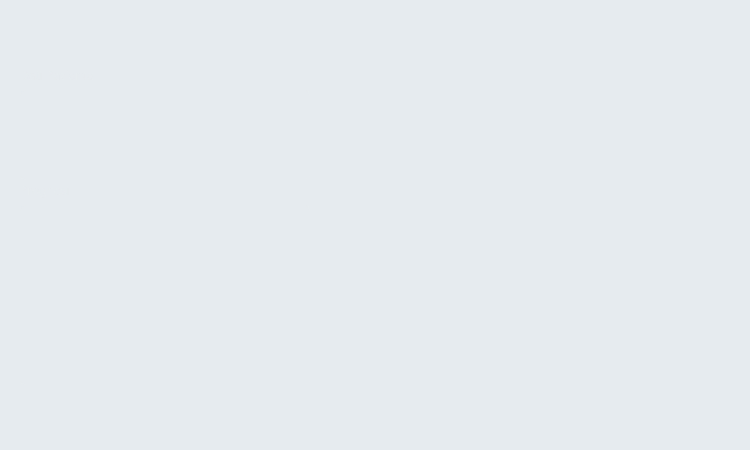
<?xml version="1.0" encoding="UTF-8"?>
<ui version="4.0">
 <class>ProntoSoccorso</class>
 <widget class="QWidget" name="ProntoSoccorso">
  <property name="geometry">
   <rect>
    <x>0</x>
    <y>0</y>
    <width>750</width>
    <height>450</height>
   </rect>
  </property>
  <property name="minimumSize">
   <size>
    <width>750</width>
    <height>450</height>
   </size>
  </property>
  <property name="maximumSize">
   <size>
    <width>750</width>
    <height>450</height>
   </size>
  </property>
  <property name="windowTitle">
   <string>Form</string>
  </property>
  <property name="styleSheet">
   <string notr="true">background-color: rgb(230, 235, 239);</string>
  </property>
  <widget class="QLabel" name="InformazioniProfilo">
   <property name="geometry">
    <rect>
     <x>10</x>
     <y>5</y>
     <width>581</width>
     <height>40</height>
    </rect>
   </property>
   <property name="font">
    <font>
     <family>Montserrat SemiBold</family>
     <pointsize>20</pointsize>
     <weight>50</weight>
     <bold>false</bold>
    </font>
   </property>
   <property name="styleSheet">
    <string notr="true">background-color: rgba(230, 235, 239,0);
color: rgb(230, 235, 239);</string>
   </property>
   <property name="text">
    <string>Info prenotazione paziente</string>
   </property>
   <property name="wordWrap">
    <bool>false</bool>
   </property>
  </widget>
  <widget class="QLabel" name="Sheda">
   <property name="geometry">
    <rect>
     <x>20</x>
     <y>90</y>
     <width>290</width>
     <height>90</height>
    </rect>
   </property>
   <property name="styleSheet">
    <string notr="true">background-color: rgba(230, 235, 239,0);
border: 1px solid rgba(230, 235, 239,0.6);
border-radius: 5px;
</string>
   </property>
   <property name="text">
    <string/>
   </property>
  </widget>
  <widget class="QLabel" name="label_3">
   <property name="geometry">
    <rect>
     <x>30</x>
     <y>140</y>
     <width>150</width>
     <height>30</height>
    </rect>
   </property>
   <property name="font">
    <font>
     <family>Montserrat Medium</family>
     <pointsize>10</pointsize>
    </font>
   </property>
   <property name="styleSheet">
    <string notr="true">background-color: rgba(0, 57, 97,0);
color: rgb(230, 235, 239);

border-radius: 6px;
   

</string>
   </property>
   <property name="text">
    <string>Codice di emergenza:</string>
   </property>
  </widget>
  <widget class="QLabel" name="Back">
   <property name="geometry">
    <rect>
     <x>0</x>
     <y>0</y>
     <width>750</width>
     <height>450</height>
    </rect>
   </property>
   <property name="font">
    <font>
     <family>Montserrat Medium</family>
     <pointsize>12</pointsize>
    </font>
   </property>
   <property name="text">
    <string/>
   </property>
   <property name="pixmap">
    <pixmap>E:/UI UFFICIALI/MATERIALE/Back.png</pixmap>
   </property>
   <property name="scaledContents">
    <bool>true</bool>
   </property>
  </widget>
  <widget class="QLabel" name="LogoPrenotazioni">
   <property name="geometry">
    <rect>
     <x>440</x>
     <y>135</y>
     <width>190</width>
     <height>190</height>
    </rect>
   </property>
   <property name="styleSheet">
    <string notr="true">background-color: rgba(230, 235, 239,0);</string>
   </property>
   <property name="text">
    <string/>
   </property>
   <property name="pixmap">
    <pixmap>E:/UI UFFICIALI/MATERIALE/IconaPrenotazioneomb.png</pixmap>
   </property>
   <property name="scaledContents">
    <bool>true</bool>
   </property>
   <property name="wordWrap">
    <bool>false</bool>
   </property>
  </widget>
  <widget class="QLabel" name="label_2">
   <property name="geometry">
    <rect>
     <x>20</x>
     <y>180</y>
     <width>290</width>
     <height>20</height>
    </rect>
   </property>
   <property name="font">
    <font>
     <family>Montserrat SemiBold</family>
     <pointsize>9</pointsize>
    </font>
   </property>
   <property name="styleSheet">
    <string notr="true">color: rgba(230, 235, 239,0.6);
background-color: rgba(0, 57, 97,0);</string>
   </property>
   <property name="text">
    <string>Prognosi</string>
   </property>
  </widget>
  <widget class="QLabel" name="label_4">
   <property name="geometry">
    <rect>
     <x>20</x>
     <y>65</y>
     <width>290</width>
     <height>20</height>
    </rect>
   </property>
   <property name="font">
    <font>
     <family>Montserrat SemiBold</family>
     <pointsize>9</pointsize>
    </font>
   </property>
   <property name="styleSheet">
    <string notr="true">color: rgba(230, 235, 239,0.6);
background-color: rgba(0, 57, 97,0);</string>
   </property>
   <property name="text">
    <string>Dati Paziente</string>
   </property>
  </widget>
  <widget class="QLabel" name="CodiceDiEmergenza">
   <property name="geometry">
    <rect>
     <x>200</x>
     <y>140</y>
     <width>100</width>
     <height>30</height>
    </rect>
   </property>
   <property name="font">
    <font>
     <family>Montserrat Medium</family>
     <pointsize>10</pointsize>
    </font>
   </property>
   <property name="styleSheet">
    <string notr="true">background-color: rgba(0, 57, 97,0);
color: rgb(230, 235, 239);

border-radius: 6px;
   

</string>
   </property>
   <property name="text">
    <string/>
   </property>
  </widget>
  <widget class="QLabel" name="Prognosi">
   <property name="geometry">
    <rect>
     <x>20</x>
     <y>205</y>
     <width>290</width>
     <height>180</height>
    </rect>
   </property>
   <property name="font">
    <font>
     <family>Montserrat Medium</family>
     <pointsize>10</pointsize>
    </font>
   </property>
   <property name="styleSheet">
    <string notr="true">background-color: rgba(230, 235, 239,0);
border: 1px solid rgba(230, 235, 239,0.6);
border-radius: 5px;
color: rgb(230, 235, 239);


</string>
   </property>
   <property name="text">
    <string/>
   </property>
  </widget>
  <widget class="QLabel" name="Nome">
   <property name="geometry">
    <rect>
     <x>30</x>
     <y>100</y>
     <width>130</width>
     <height>30</height>
    </rect>
   </property>
   <property name="font">
    <font>
     <family>Montserrat Medium</family>
     <pointsize>10</pointsize>
    </font>
   </property>
   <property name="styleSheet">
    <string notr="true">background-color: rgba(0, 57, 97,0);
color: rgb(230, 235, 239);

border-radius: 6px;
   

</string>
   </property>
   <property name="text">
    <string/>
   </property>
  </widget>
  <widget class="QLabel" name="Cognome">
   <property name="geometry">
    <rect>
     <x>170</x>
     <y>100</y>
     <width>130</width>
     <height>30</height>
    </rect>
   </property>
   <property name="font">
    <font>
     <family>Montserrat Medium</family>
     <pointsize>10</pointsize>
    </font>
   </property>
   <property name="styleSheet">
    <string notr="true">background-color: rgba(0, 57, 97,0);
color: rgb(230, 235, 239);

border-radius: 6px;
   

</string>
   </property>
   <property name="text">
    <string/>
   </property>
  </widget>
  <zorder>Back</zorder>
  <zorder>Sheda</zorder>
  <zorder>InformazioniProfilo</zorder>
  <zorder>label_3</zorder>
  <zorder>LogoPrenotazioni</zorder>
  <zorder>label_2</zorder>
  <zorder>label_4</zorder>
  <zorder>CodiceDiEmergenza</zorder>
  <zorder>Prognosi</zorder>
  <zorder>Nome</zorder>
  <zorder>Cognome</zorder>
 </widget>
 <resources>
  <include location="E:/asa.qrc"/>
 </resources>
 <connections/>
</ui>
